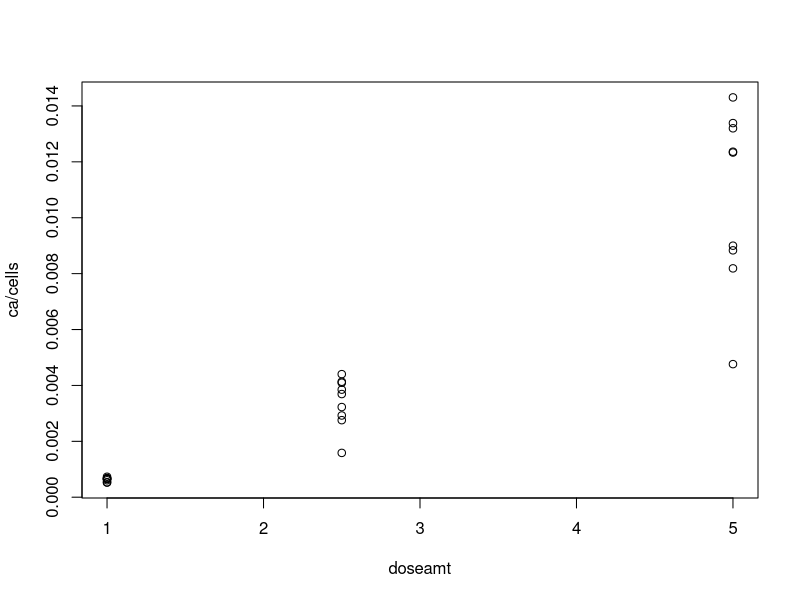
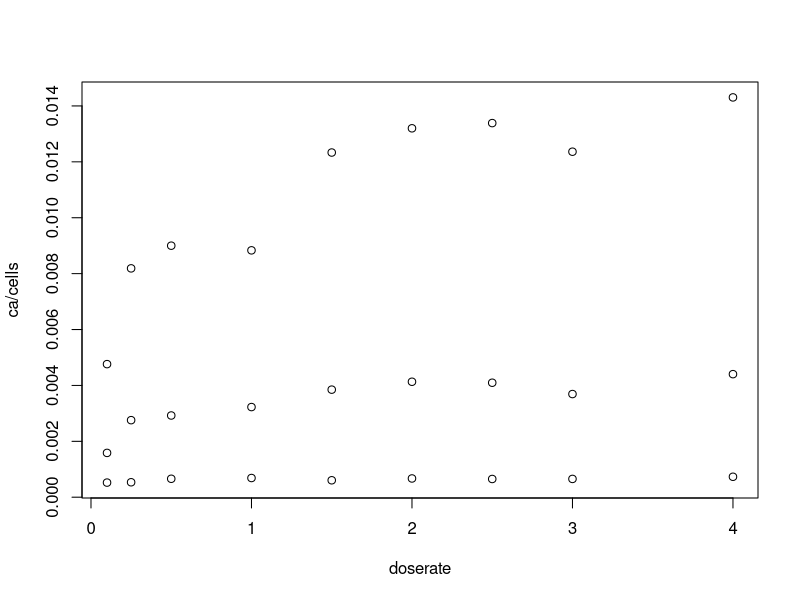
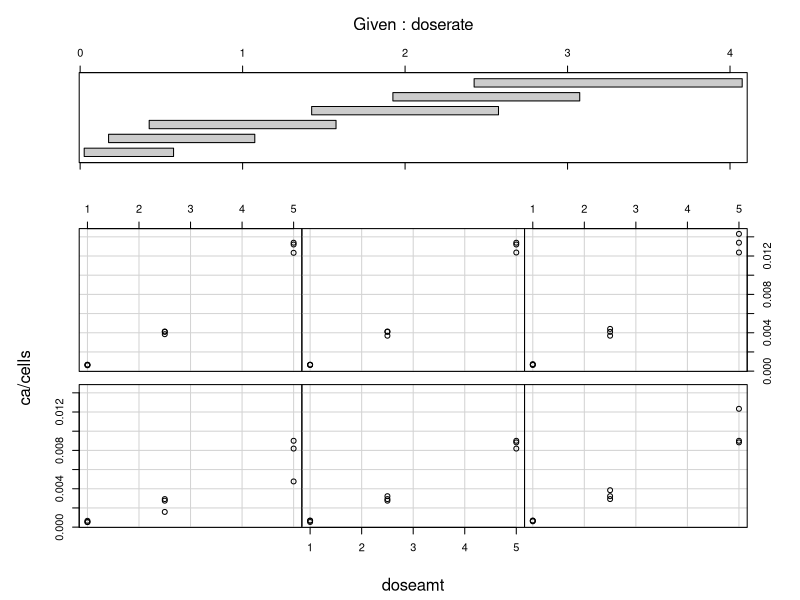
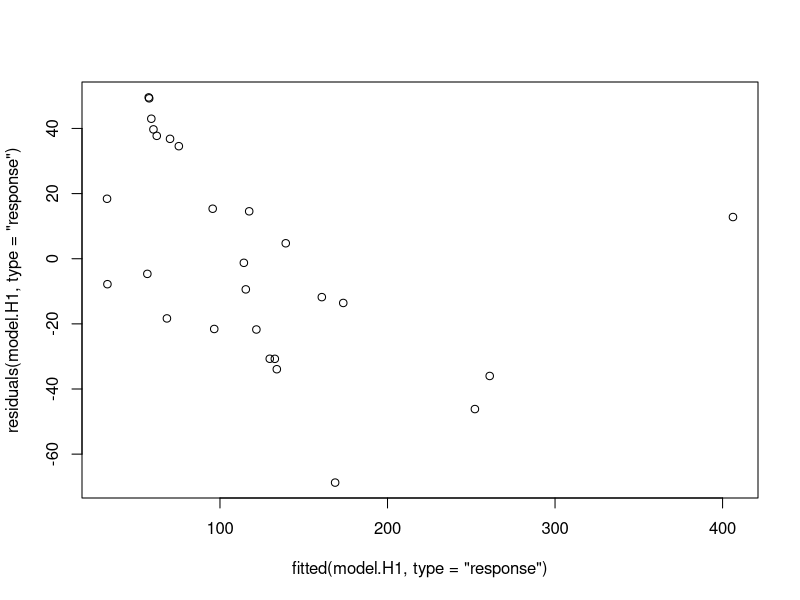
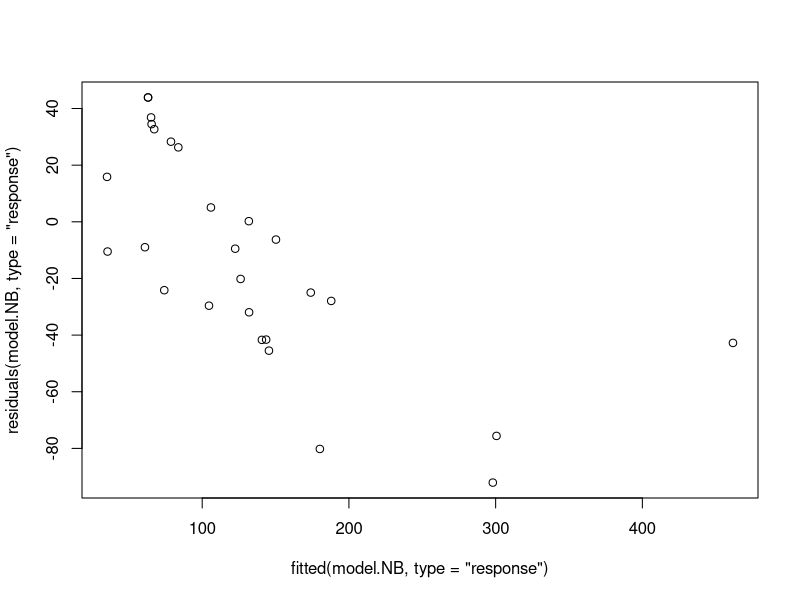
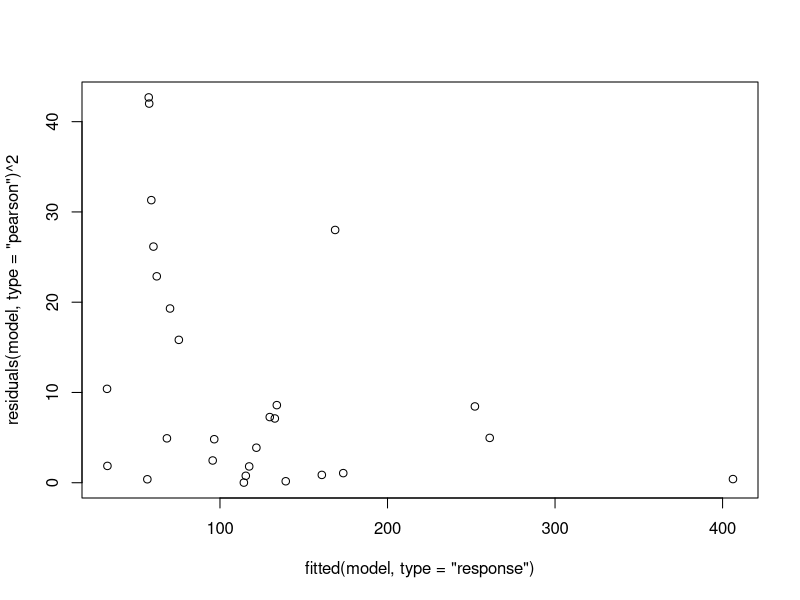
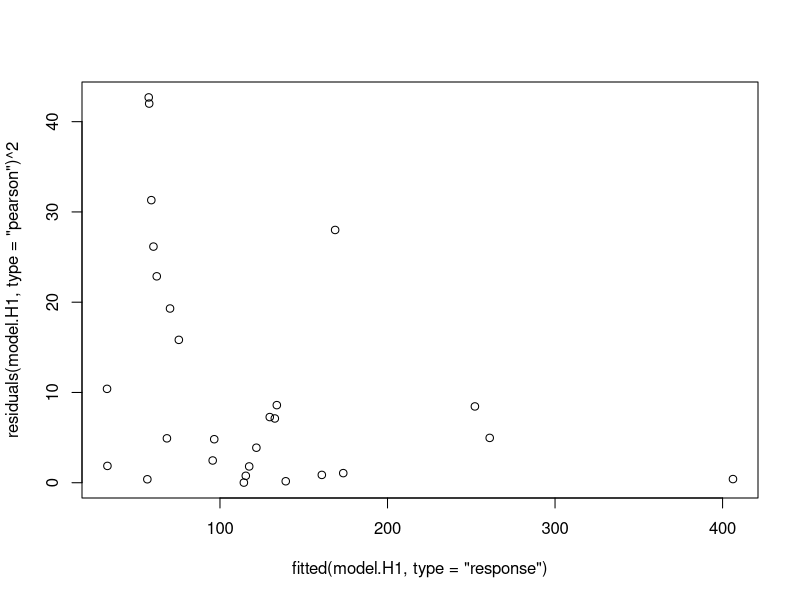
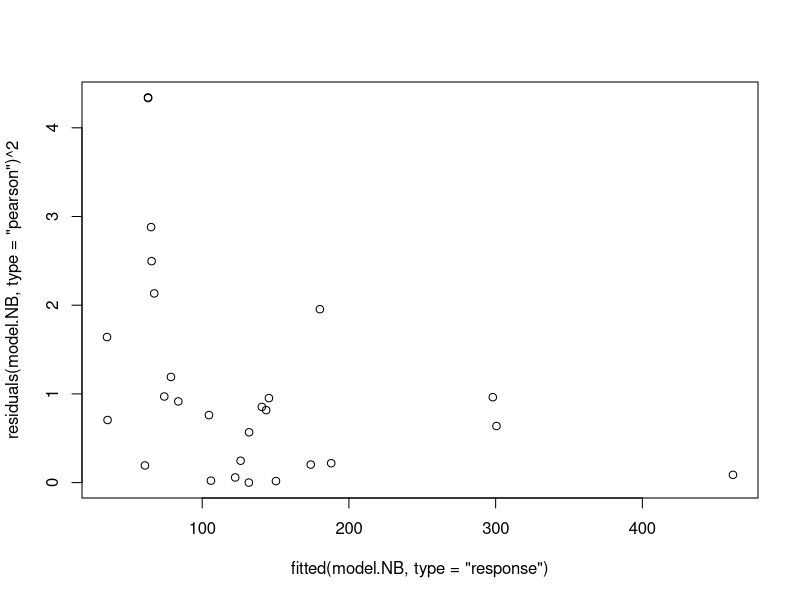

The R source for these figures, in order:
##Question_1
data<-read.table("chromoabnormal.txt", sep="\t", dec=".", header=TRUE)
attach(data)

##a

y<-ca/cells

plot(ca/cells~doseamt)
plot(ca/cells~doserate)
coplot(ca/cells~doseamt| doserate)

model.main<-glm(ca~offset(log(cells))+doseamt+doserate, family=poisson(link="log"), data=data)
summary(model.main)
model<-glm(ca~offset(log(cells))+doseamt+doserate+doseamt:doserate, family=poisson(link="log"), data=data)
summary(model)

AIC(model.main)
AIC(model)

model.matrix(model)

newdata<-data.frame(cells=64070,doseamt=4, doserate=0.75)
mu.hat<-predict(model, newdata=newdata, type="response")
mu.hat # 311.3886

ratio.estimate<-mu.hat/newdata$cells
ratio.estimate

xf<-t(cbind(1,4,0.75,4*0.75))
exp(log(64070)+t(xf)%*%coef(model))


##b

newdata<-data.frame(cells=median(data$cells),doseamt=4, doserate=0.75)
pred<-predict(model, newdata=newdata, type="response")
pred

xf<-t(cbind(1,4,0.75,4*0.75))

Var.eYf<-pred*(1+pred*t(xf)%*%vcov(model)%*%xf)

lower.Yf<-pred-qnorm(0.9)*sqrt(Var.eYf)
upper.Yf<-pred+qnorm(0.9)*sqrt(Var.eYf)
lower.Yf
upper.Yf

ratio.prediction<-pred/newdata$cells
ratio.prediction # 0.004860

Var.eZf<-((1/newdata$cells)^2)*Var.eYf

lower.Zf<-ratio.prediction-qnorm(0.9)*sqrt(Var.eZf)
upper.Zf<-ratio.prediction+qnorm(0.9)*sqrt(Var.eZf)
lower.Zf
upper.Zf


model.anova<-glm(ca~offset(log(cells))+factor(doseamt)*factor(doserate), family=poisson(link="log"), data=data)
summary(model.anova)

model.matrix(model.anova)


##c

model.H0<-glm(ca~offset(log(cells))+doseamt, family=quasipoisson(link="log"), data=data)
model.H1<-glm(ca~offset(log(cells))+doseamt*doserate, family=quasipoisson(link="log"), data=data)
summary(model.H1)
anova(model.H0, model.H1, test="F")
anova(model.H0, model.H1, test="F")$F[2] # 5.363

model.H0<-glm(ca~offset(log(cells))+doseamt, family=poisson(link="log"), data=data)
model.H1<-glm(ca~offset(log(cells))+doseamt*doserate, family=poisson(link="log"), data=data)
anova(model.H0, model.H1, test="Chi")

##d

model.H1<-glm(ca~offset(log(cells))+doseamt*doserate, family=quasipoisson(link="log"), data=data)

MSE.i<-mean((ca-predict(model, newdata=data, type="response"))^2)
MSE.ii<-mean((ca-predict(model.H1, newdata=data, type="response"))^2)
library(MASS)
model.NB<-glm.nb(ca~offset(log(cells))+doseamt*doserate, data=data)
summary(model.NB)
MSE.iii<-mean((ca-predict(model.NB, newdata=data, type="response"))^2)

MSE.i
MSE.ii
MSE.iii

AIC(model)  
AIC(model.H1) 
AIC(model.NB) 

plot(fitted(model.H1, type="response"), residuals(model.H1, type="response"))
plot(fitted(model.NB, type="response"), residuals(model.NB, type="response"))

plot(fitted(model, type="response"), residuals(model, type="pearson")^2)
plot(fitted(model.H1, type="response"), residuals(model.H1, type="pearson")^2)
plot(fitted(model.NB, type="response"), residuals(model.NB, type="pearson")^2)

# poisson distribution



##Question_2
data<-read.table("applejuiceCRA7152.txt", sep="\t", dec=".", header=TRUE)
attach(data)

##a,b

model<-glm(Growth~pH+Nisin+Temperature+Brix, data=data, family=binomial(link="logit"))
summary(model)


model.full<-glm(Growth~pH*Nisin*Temperature*Brix, data=data, family=binomial(link="logit"))
summary(model.full)


training<-data[-c(7,34,56,78),]
new<-data[c(7,34,56,78),]
plot(jitter(fitted(model.full, type="response")),jitter(Growth))
model.full<-glm(Growth~pH*Nisin*Temperature*Brix, data=training, family=binomial(link="logit"))
summary(model.full)
predict(model.full, newdata=new, type="response")


step(model)
AIC(model)

model.12<-glm(Growth~pH*Nisin+Temperature+Brix, data=data, family=binomial(link="logit"))
summary(model.12)

model.P<-glm(Growth~pH+Nisin+Temperature+Brix, data=data, family=binomial(link="probit"))
summary(model.P)
model.C<-glm(Growth~pH+Nisin+Temperature+Brix, data=data, family=binomial(link="cauchit"))
summary(model.C)
model.cll<-glm(Growth~pH+Nisin+Temperature+Brix, data=data, family=binomial(link="cloglog"))
summary(model.cll)


AIC(model.12)
AIC(model.P)
AIC(model.C)
AIC(model.cll)

#Probit link 

plot(Nisin, fitted(model, type="response"))
plot(Nisin, fitted(model.C, type="response"))

plot(fitted(model, type="response"), fitted(model.C, type="response"))

mean(residuals(model,type="response")^2)
mean(residuals(model.P,type="response")^2)
mean(residuals(model.C,type="response")^2)
mean(residuals(model.cll,type="response")^2)


newdata<-data.frame(pH=4.5,Nisin=20,Temperature=30,Brix=17)
predict(model, newdata=newdata, type="response")
predict(model.P, newdata=newdata, type="response") # 0.01011

newdata<-data.frame(pH=4.5,Nisin=0:70,Temperature=30,Brix=17)
pred.L<-predict(model, newdata=newdata, type="response")
pred.P<-predict(model.P, newdata=newdata, type="response")

plot(jitter(Nisin, 0.4), jitter(Growth,0.4))
lines(newdata$Nisin, pred.L, lwd=3)
lines(newdata$Nisin, pred.P, lwd=3, col="red")


##c

newdata<-data.frame(pH=4.5,Nisin=20,Temperature=30,Brix=17)
eta<-predict(model, newdata=newdata, type="link", se.fit = TRUE) 
link.lowerbound<-eta$fit-qnorm(0.975)*eta$se.fit
link.upperbound<-eta$fit+qnorm(0.975)*eta$se.fit

newdata<-data.frame(pH=4.5,Nisin=20,Temperature=30,Brix=17)
eta<-predict(model.P, newdata=newdata, type="link", se.fit = TRUE) 
link.lowerbound<-eta$fit-qnorm(0.975)*eta$se.fit
link.upperbound<-eta$fit+qnorm(0.975)*eta$se.fit

pnorm(link.lowerbound) # 0.01412
pnorm(link.upperbound) # 0.36093


## d)

model<-glm(Growth~pH+Nisin+Temperature+Brix, data=data, family=binomial(link="logit"))
summary(model)
newdata<-data.frame(pH=4.5,Nisin=20,Temperature=30,Brix=17)

mu.f<-predict(model, newdata=newdata, type="response")
YS.pred<-100*mu.f

mu.hat<-predict(model, newdata=data, type="response")
n<-dim(data)[1]

e.b<-numeric()

for(b in 1:1000){
  
  yb<-numeric()
  for(i in 1:n){
    
    yb[i]<-sample(0:1,1,prob=c(1-mu.hat[i],mu.hat[i]))
    
  }
  
  model.b<-glm(yb~pH+Nisin+Temperature+Brix, family=binomial(link="logit"), data=data)
  newdata<-data.frame(pH=4.5,Nisin=20,Temperature=30,Brix=17)
  mu.fb<-predict(model.b, newdata=newdata, type="response")
  YS.predB<-100*mu.fb
  
  yf.b<-sample(0:1,100,prob=c(1-mu.f,mu.f), replace=TRUE)
  
  e.b[b]<-sum(yf.b)-YS.predB
  
}

var.error<-var(e.b)
var.error

z<-qnorm(c(0.1), lower.tail=FALSE)
lower.bound<-YS.pred-z*sqrt(var.error)
upper.bound<-YS.pred+z*sqrt(var.error)
lower.bound # -0.241699 
upper.bound # 22.61417 
